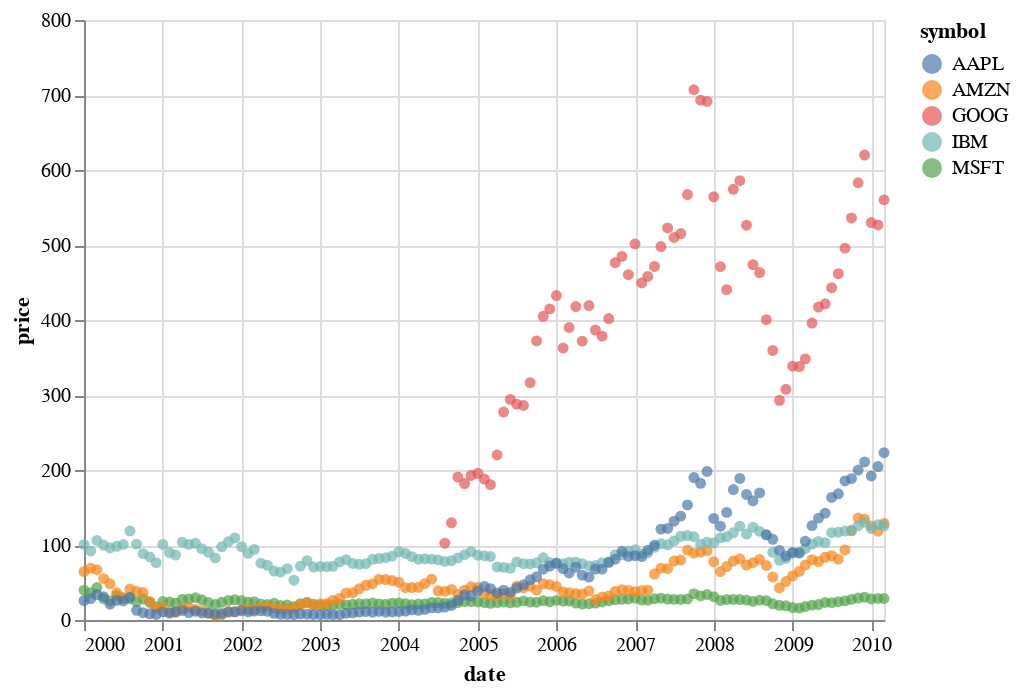

Notebook source saved alongside this figure:
### Markdown cell above
И тот же график с метками ``circle``:

### Code cell
alt.Chart(stocks).mark_circle().encode(
    x='date:T',
    y='price:Q',
    color='symbol:N'
)

### Figure 1 — Vega-Lite specification as saved in the notebook (floating-point values rounded to 4 significant figures; data arrays with more than 128 entries replaced by an {"elided": "..."} marker saying what was removed)
{"config": {"view": {"continuousWidth": 400, "continuousHeight": 300}}, "data": {"name": "data-96e857a61c6b623bafe23440d582a500"}, "mark": "circle", "encoding": {"color": {"field": "symbol", "type": "nominal"}, "x": {"field": "date", "type": "temporal"}, "y": {"field": "price", "type": "quantitative"}}, "$schema": "https://vega.github.io/schema/vega-lite/v4.17.0.json", "datasets": {"data-96e857a61c6b623bafe23440d582a500": {"elided": "560 records"}}}
